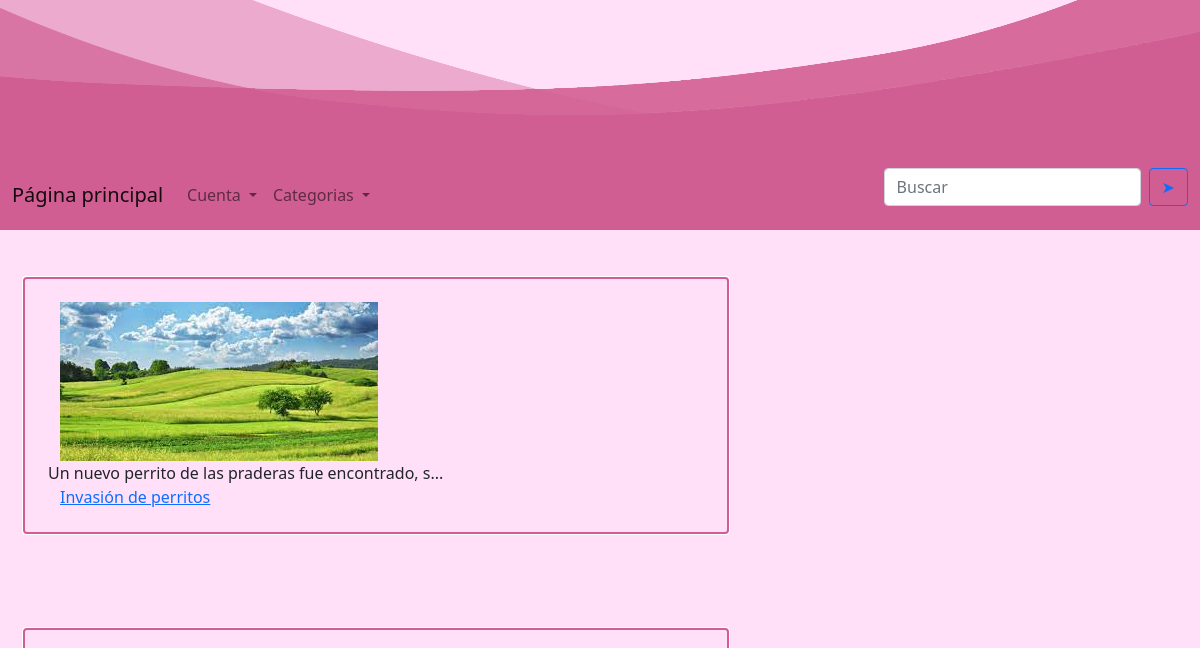
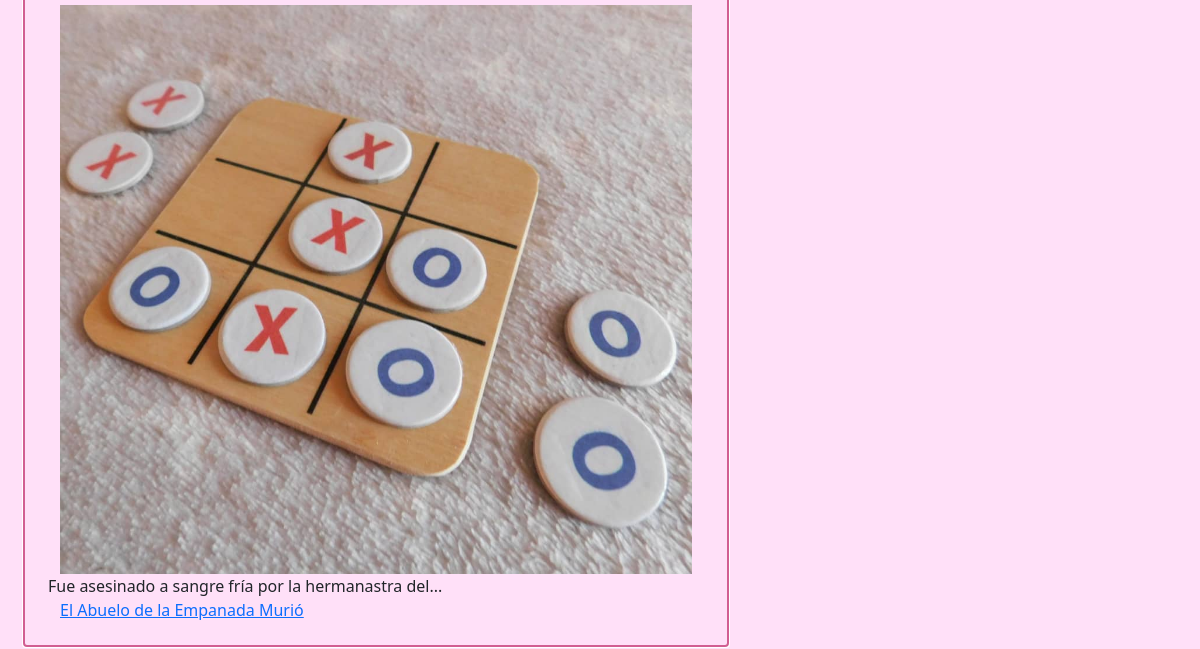
The page /categorias/misterios on the database as committed earlier (2 pictures, top to bottom).
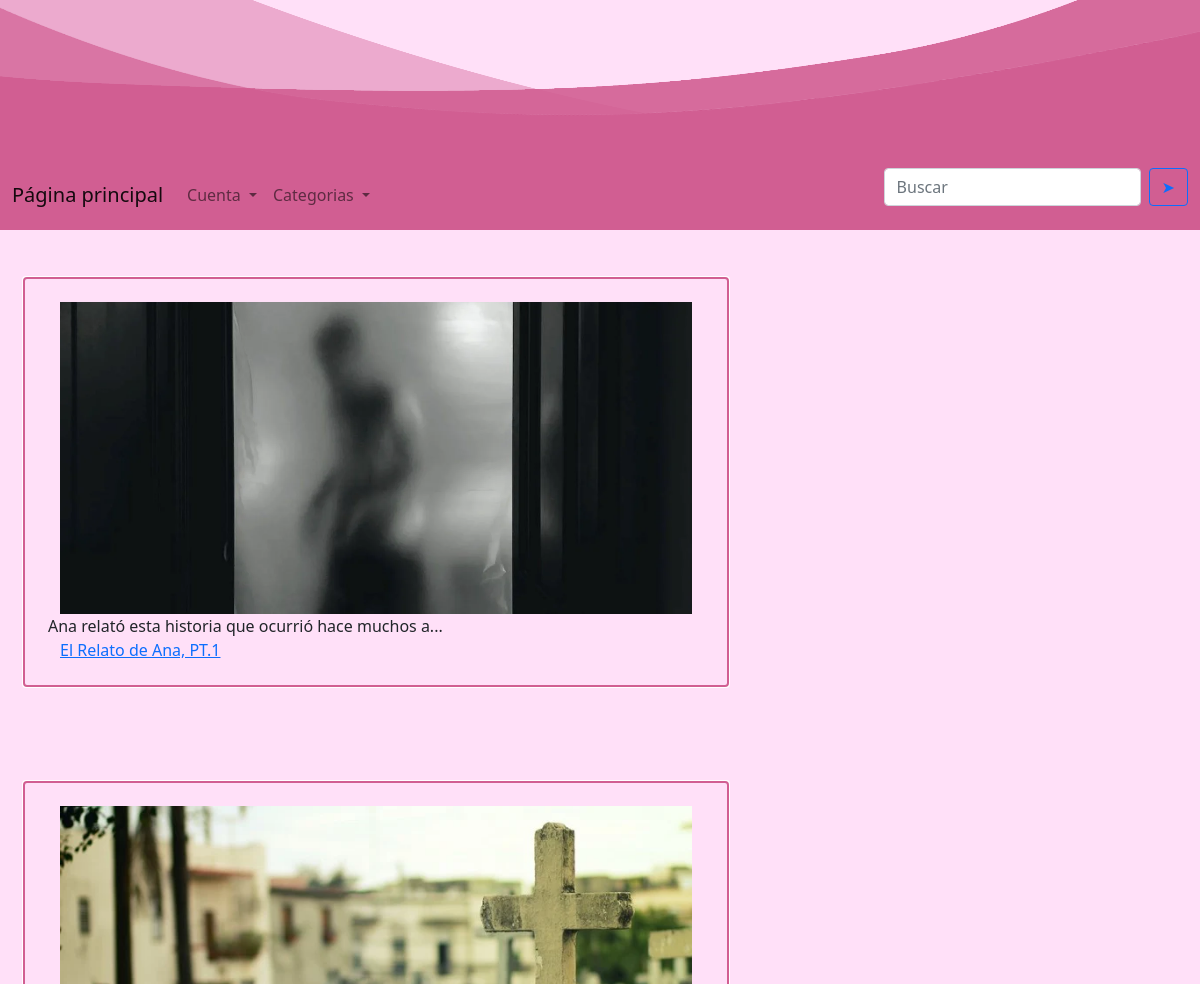
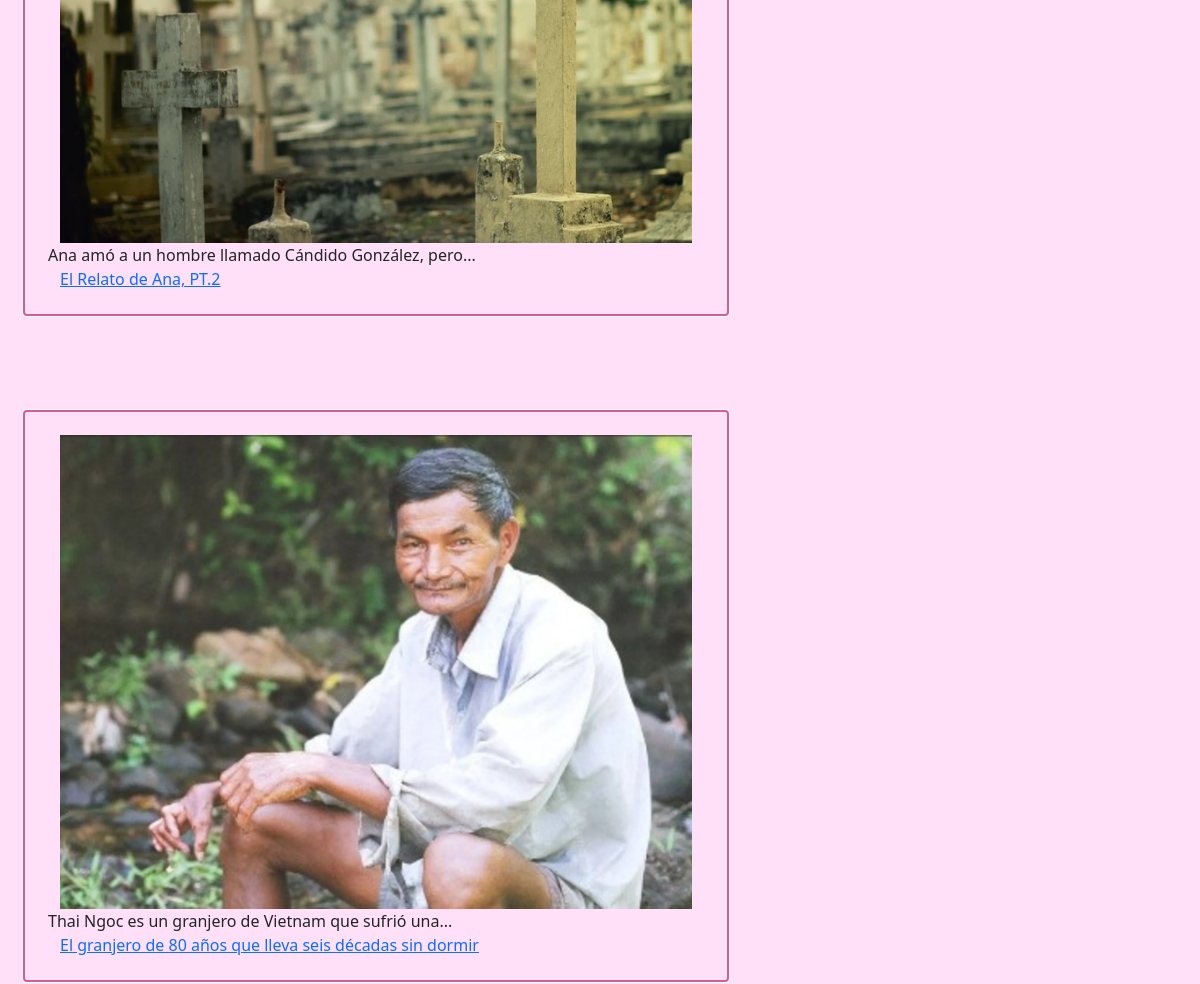
The same page on the database as committed later (2 pictures, top to bottom).
### app.py (models this page shows)
class Noticia(db.Model):
    __tablename__ = "Noticias"
    id = db.Column(db.Integer, primary_key=True)
    titulo = db.Column(db.String(50), nullable=False)
    imagen = db.Column(db.String(120), nullable=False)
    subtitulo = db.Column(db.String(300), nullable=False)
    resaltado = db.Column(db.String(500), nullable=False)
    columna1 = db.Column(db.String(2000), nullable=False)
    columna2 = db.Column(db.String(2000), nullable=False)
    categoria = db.Column(db.String(16), nullable=False)

### app.py (the view)
@app.route("/categorias/<categoria>")
def ir_a_categoria(categoria):
    noticias_en_categoria = []
    noticias = Noticia.query.all()
    for noticia in noticias:
        if (noticia.categoria == categoria):
            noticias_en_categoria.append(noticia)
    if not noticias_en_categoria:
        return abort(404)
    return render_template("categorias-base.html", noticias=noticias_en_categoria)

### app.py (called while the page is built)
def resumirSubtitulo(noticia):
    i = 0
    resumido = ''
    for caracter in noticia.subtitulo:
        i +=1
        if (i < 51):
            resumido += caracter
    return resumido

### templates/categorias-base.html (shortened to what this page needs)
{% extends "navbar.html" %}
{% block head %}
{{ super() }}
{% endblock %}
{% block body %}
{{super()}}
<div class="row no-outline-row align-items-start">
{% for noticia in noticias %}
    <div class="col-md-8">
        <div class="row"><img class="news-img" src= '/static{{noticia.imagen}}' >
            {{ resumirSubtitulo(noticia) }}...
            <br>
            <a href="{{url_for('ir_a_noticia',id=(noticia.id))}}">{{ noticia.titulo }}</a>
        </div>
    </div>
{% endfor %}
</div>
{% endblock %}

### templates/navbar.html (shortened to what this page needs)
<html>
    <head>
        {% block head %}
        <head>
            <link href="https://cdn.jsdelivr.net/npm/bootstrap@5.0.2/dist/css/bootstrap.min.css" rel="stylesheet"
>
            <link href="{{ url_for('static', filename='/css/noticias.css') }}" rel="stylesheet">
        {% endblock %}
    </head>
    <body>
        {% block body %}
        <div class="cudi-banner"><img class="banner" src="{{ url_for('static', filename='/img/banner back.png') }}"></div>
        <nav class="navbar navbar-expand-lg navbar-light bg-light">
            <div class="container-fluid">
                <a class="navbar-brand" href="{{url_for('index')}}">Página principal</a>
                <div class="collapse navbar-collapse" id="navbarSupportedContent">
                    <ul class="navbar-nav me-auto mb-2 mb-lg-0">
                        <li class="nav-item dropdown">
                            <a class="nav-link dropdown-toggle" href="#" id="navbarDropdown" role="button"
                                data-bs-toggle="dropdown" aria-expanded="false">
                                Cuenta
                            </a>
                        </li>
                        <li class="nav-item dropdown">
                            <a class="nav-link dropdown-toggle" href="#" id="navbarDropdown" role="button"
                                data-bs-toggle="dropdown" aria-expanded="false">
                                Categorias
                            </a>
                        </li>
                    </ul>
                    <form class="d-flex">
                        <input class="form-control me-2" type="search" placeholder="Buscar" aria-label="Search">
                        <button class="btn btn-outline-primary" type="submit">➤</button>
                    </form>
                </div>
            </div>
        </nav>
        {% endblock %}
    </body>
    </html>

### static/css/noticias.css (style rules this page uses)
.row { margin-top: 4vw; margin-left: 1vw; margin-bottom: 4vw; padding-top: 2vw; margin-right: 3vw; padding-bottom: 2vw; padding-left: 2vw; padding-right: 2vw; outline: auto; outline-color: #d15e92; }
.no-outline-row { margin-top: 0!important; margin-left: 0!important; margin-bottom: 0!important; padding-top: 0!important; padding-bottom: 0!important; padding-left: 0!important; padding-right: 0!important; outline: none !important; }
body { background: #ffe0f8 !important; }
.cudi-banner { height: 20vh; width: 100%; }
.bg-light { background-color: #d15e92 !important; }
.banner { width: inherit; height: inherit; }
.news-img { width: inherit; }

Rows that differ between the two databases and show on the page:
no longer on this page (row edited): Noticia: imagen (picture), subtitulo "Un nuevo perrito de las praderas fue encontrado, s", titulo "Invasión de perritos"
no longer on this page (row edited): Noticia: imagen (picture), subtitulo "Fue asesinado a sangre fría por la hermanastra del", titulo "El Abuelo de la Empanada Murió"
added Noticia: imagen (picture), subtitulo "Ana relató esta historia que ocurrió hace muchos a", titulo "El Relato de Ana, PT.1"
added Noticia: imagen (picture), subtitulo "Ana amó a un hombre llamado Cándido González, pero", titulo "El Relato de Ana, PT.2"
added Noticia: imagen (picture), subtitulo "Thai Ngoc es un granjero de Vietnam que sufrió una", titulo "El granjero de 80 años que lleva seis décadas sin dormir"
